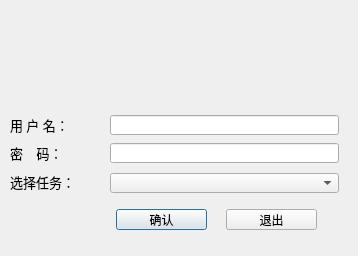
<?xml version="1.0" encoding="UTF-8"?>
<ui version="4.0">
 <class>DlgLogin</class>
 <widget class="QDialog" name="DlgLogin">
  <property name="geometry">
   <rect>
    <x>0</x>
    <y>0</y>
    <width>358</width>
    <height>256</height>
   </rect>
  </property>
  <property name="windowTitle">
   <string>登录</string>
  </property>
  <property name="windowIcon">
   <iconset resource="../qrc/Top.qrc">
    <normaloff>:/new/wl/Logo_ico.png</normaloff>:/new/wl/Logo_ico.png</iconset>
  </property>
  <widget class="QPushButton" name="pbConfirm">
   <property name="geometry">
    <rect>
     <x>116</x>
     <y>209</y>
     <width>91</width>
     <height>21</height>
    </rect>
   </property>
   <property name="text">
    <string>确认</string>
   </property>
  </widget>
  <widget class="QPushButton" name="pbQuit">
   <property name="geometry">
    <rect>
     <x>226</x>
     <y>209</y>
     <width>91</width>
     <height>21</height>
    </rect>
   </property>
   <property name="text">
    <string>退出</string>
   </property>
  </widget>
  <widget class="QLabel" name="label_img">
   <property name="geometry">
    <rect>
     <x>20</x>
     <y>10</y>
     <width>330</width>
     <height>83</height>
    </rect>
   </property>
   <property name="text">
    <string/>
   </property>
   <property name="pixmap">
    <pixmap resource="../qrc/Top.qrc">:/new/wl/logo.png</pixmap>
   </property>
  </widget>
  <widget class="QWidget" name="verticalLayoutWidget">
   <property name="geometry">
    <rect>
     <x>10</x>
     <y>113</y>
     <width>71</width>
     <height>80</height>
    </rect>
   </property>
   <layout class="QVBoxLayout" name="verticalLayout">
    <item>
     <widget class="QLabel" name="label">
      <property name="font">
       <font>
        <family>宋体</family>
        <pointsize>10</pointsize>
        <weight>50</weight>
        <bold>false</bold>
       </font>
      </property>
      <property name="lineWidth">
       <number>1</number>
      </property>
      <property name="text">
       <string>用 户 名：</string>
      </property>
     </widget>
    </item>
    <item>
     <widget class="QLabel" name="label_2">
      <property name="font">
       <font>
        <family>宋体</family>
        <pointsize>10</pointsize>
        <weight>50</weight>
        <bold>false</bold>
       </font>
      </property>
      <property name="text">
       <string>密    码：</string>
      </property>
     </widget>
    </item>
    <item>
     <widget class="QLabel" name="label_3">
      <property name="font">
       <font>
        <family>宋体</family>
        <pointsize>10</pointsize>
        <weight>50</weight>
        <bold>false</bold>
       </font>
      </property>
      <property name="text">
       <string>选择任务：</string>
      </property>
     </widget>
    </item>
   </layout>
  </widget>
  <widget class="QComboBox" name="comboBoxTask">
   <property name="geometry">
    <rect>
     <x>110</x>
     <y>173</y>
     <width>229</width>
     <height>20</height>
    </rect>
   </property>
  </widget>
  <widget class="QLineEdit" name="lineEditPassword">
   <property name="geometry">
    <rect>
     <x>110</x>
     <y>143</y>
     <width>229</width>
     <height>20</height>
    </rect>
   </property>
   <property name="echoMode">
    <enum>QLineEdit::Password</enum>
   </property>
  </widget>
  <widget class="QLineEdit" name="lineEditName">
   <property name="geometry">
    <rect>
     <x>110</x>
     <y>115</y>
     <width>229</width>
     <height>20</height>
    </rect>
   </property>
   <property name="frame">
    <bool>true</bool>
   </property>
   <property name="echoMode">
    <enum>QLineEdit::Normal</enum>
   </property>
  </widget>
 </widget>
 <tabstops>
  <tabstop>lineEditName</tabstop>
  <tabstop>lineEditPassword</tabstop>
  <tabstop>comboBoxTask</tabstop>
  <tabstop>pbConfirm</tabstop>
  <tabstop>pbQuit</tabstop>
 </tabstops>
 <resources>
  <include location="../qrc/Top.qrc"/>
 </resources>
 <connections/>
 <slots>
  <slot>ConfirmClick()</slot>
  <slot>QuitClick()</slot>
 </slots>
</ui>
